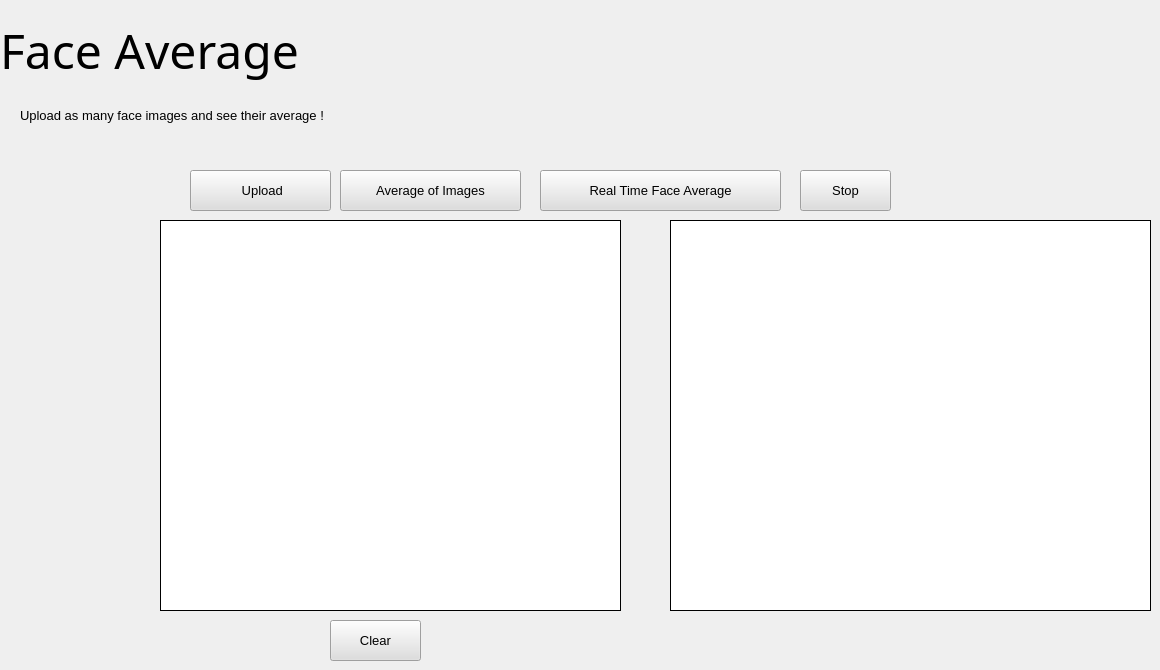
    <widget class="QWidget" name="tab3">
     <property name="autoFillBackground">
      <bool>false</bool>
     </property>
     <attribute name="title">
      <string>Face Average</string>
     </attribute>
     <widget class="QLabel" name="faceAverageLbl1">
      <property name="geometry">
       <rect>
        <x>160</x>
        <y>220</y>
        <width>461</width>
        <height>391</height>
       </rect>
      </property>
      <property name="minimumSize">
       <size>
        <width>0</width>
        <height>0</height>
       </size>
      </property>
      <property name="autoFillBackground">
       <bool>false</bool>
      </property>
      <property name="styleSheet">
       <string notr="true">background-color: rgb(255, 255, 255);</string>
      </property>
      <property name="frameShape">
       <enum>QFrame::Panel</enum>
      </property>
      <property name="text">
       <string/>
      </property>
     </widget>
     <widget class="QPushButton" name="faceAverageBtn">
      <property name="geometry">
       <rect>
        <x>340</x>
        <y>170</y>
        <width>181</width>
        <height>41</height>
       </rect>
      </property>
      <property name="minimumSize">
       <size>
        <width>0</width>
        <height>41</height>
       </size>
      </property>
      <property name="font">
       <font>
        <family>MS Shell Dlg 2</family>
        <pointsize>10</pointsize>
       </font>
      </property>
      <property name="styleSheet">
       <string notr="true">background-color: rgb(222, 222, 222);</string>
      </property>
      <property name="text">
       <string>Average of Images</string>
      </property>
     </widget>
     <widget class="QLabel" name="faceAverageLbl2">
      <property name="geometry">
       <rect>
        <x>670</x>
        <y>220</y>
        <width>481</width>
        <height>391</height>
       </rect>
      </property>
      <property name="minimumSize">
       <size>
        <width>0</width>
        <height>0</height>
       </size>
      </property>
      <property name="autoFillBackground">
       <bool>false</bool>
      </property>
      <property name="styleSheet">
       <string notr="true">background-color: rgb(255, 255, 255);</string>
      </property>
      <property name="frameShape">
       <enum>QFrame::Panel</enum>
      </property>
      <property name="text">
       <string/>
      </property>
     </widget>
     <widget class="QPushButton" name="realTimeFaceAverageBtn">
      <property name="geometry">
       <rect>
        <x>540</x>
        <y>170</y>
        <width>241</width>
        <height>41</height>
       </rect>
      </property>
      <property name="minimumSize">
       <size>
        <width>0</width>
        <height>41</height>
       </size>
      </property>
      <property name="font">
       <font>
        <family>MS Shell Dlg 2</family>
        <pointsize>10</pointsize>
       </font>
      </property>
      <property name="styleSheet">
       <string notr="true">background-color: rgb(222, 222, 222);</string>
      </property>
      <property name="text">
       <string>Real Time Face Average</string>
      </property>
     </widget>
     <widget class="QPushButton" name="faceAverageLoad">
      <property name="geometry">
       <rect>
        <x>190</x>
        <y>170</y>
        <width>141</width>
        <height>41</height>
       </rect>
      </property>
      <property name="minimumSize">
       <size>
        <width>0</width>
        <height>41</height>
       </size>
      </property>
      <property name="font">
       <font>
        <family>MS Shell Dlg 2</family>
        <pointsize>10</pointsize>
       </font>
      </property>
      <property name="styleSheet">
       <string notr="true">background-color: rgb(222, 222, 222);</string>
      </property>
      <property name="text">
       <string> Upload</string>
      </property>
     </widget>
     <widget class="QPushButton" name="clear_average">
      <property name="geometry">
       <rect>
        <x>330</x>
        <y>620</y>
        <width>91</width>
        <height>41</height>
       </rect>
      </property>
      <property name="minimumSize">
       <size>
        <width>0</width>
        <height>41</height>
       </size>
      </property>
      <property name="font">
       <font>
        <family>MS Shell Dlg 2</family>
        <pointsize>10</pointsize>
       </font>
      </property>
      <property name="styleSheet">
       <string notr="true">background-color: rgb(222, 222, 222);</string>
      </property>
      <property name="text">
       <string>Clear</string>
      </property>
     </widget>
     <widget class="QPushButton" name="stop_real_average_cam">
      <property name="geometry">
       <rect>
        <x>800</x>
        <y>170</y>
        <width>91</width>
        <height>41</height>
       </rect>
      </property>
      <property name="minimumSize">
       <size>
        <width>0</width>
        <height>41</height>
       </size>
      </property>
      <property name="font">
       <font>
        <family>MS Shell Dlg 2</family>
        <pointsize>10</pointsize>
       </font>
      </property>
      <property name="styleSheet">
       <string notr="true">background-color: rgb(222, 222, 222);</string>
      </property>
      <property name="text">
       <string>Stop</string>
      </property>
     </widget>
     <widget class="QLabel" name="label_19">
      <property name="geometry">
       <rect>
        <x>0</x>
        <y>10</y>
        <width>411</width>
        <height>81</height>
       </rect>
      </property>
      <property name="minimumSize">
       <size>
        <width>0</width>
        <height>81</height>
       </size>
      </property>
      <property name="font">
       <font>
        <family>Calibri Light</family>
        <pointsize>36</pointsize>
       </font>
      </property>
      <property name="text">
       <string>Face Average</string>
      </property>
     </widget>
     <widget class="QLabel" name="label_20">
      <property name="geometry">
       <rect>
        <x>20</x>
        <y>100</y>
        <width>491</width>
        <height>31</height>
       </rect>
      </property>
      <property name="minimumSize">
       <size>
        <width>0</width>
        <height>31</height>
       </size>
      </property>
      <property name="font">
       <font>
        <pointsize>10</pointsize>
       </font>
      </property>
      <property name="text">
       <string>Upload as many face images and see their average !</string>
      </property>
     </widget>
     <widget class="QLabel" name="label_23">
      <property name="geometry">
       <rect>
        <x>520</x>
        <y>10</y>
        <width>131</width>
        <height>121</height>
       </rect>
      </property>
      <property name="minimumSize">
       <size>
        <width>0</width>
        <height>121</height>
       </size>
      </property>
      <property name="text">
       <string/>
      </property>
      <property name="pixmap">
       <pixmap>../face.jpg</pixmap>
      </property>
      <property name="scaledContents">
       <bool>true</bool>
      </property>
     </widget>
     <zorder>label_23</zorder>
     <zorder>faceAverageLbl1</zorder>
     <zorder>faceAverageBtn</zorder>
     <zorder>faceAverageLbl2</zorder>
     <zorder>realTimeFaceAverageBtn</zorder>
     <zorder>faceAverageLoad</zorder>
     <zorder>clear_average</zorder>
     <zorder>stop_real_average_cam</zorder>
     <zorder>label_19</zorder>
     <zorder>label_20</zorder>
    </widget>
